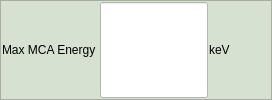
      <widget class="QFrame" name="frame_21">
       <property name="styleSheet">
        <string notr="true">background-color: rgb(215, 225, 210);</string>
       </property>
       <property name="frameShape">
        <enum>QFrame::StyledPanel</enum>
       </property>
       <property name="frameShadow">
        <enum>QFrame::Raised</enum>
       </property>
       <layout class="QGridLayout" name="gridLayout_73">
        <property name="leftMargin">
         <number>1</number>
        </property>
        <property name="topMargin">
         <number>1</number>
        </property>
        <property name="rightMargin">
         <number>1</number>
        </property>
        <property name="bottomMargin">
         <number>1</number>
        </property>
        <property name="spacing">
         <number>1</number>
        </property>
        <item row="0" column="0">
         <widget class="QLabel" name="label_47">
          <property name="text">
           <string>Max MCA Energy </string>
          </property>
         </widget>
        </item>
        <item row="0" column="1">
         <widget class="QLineEdit" name="MaxMCAEnergyInput">
          <property name="sizePolicy">
           <sizepolicy hsizetype="Preferred" vsizetype="Preferred">
            <horstretch>0</horstretch>
            <verstretch>0</verstretch>
           </sizepolicy>
          </property>
          <property name="styleSheet">
           <string notr="true">background-color: rgb(255, 255, 255);</string>
          </property>
          <property name="alignment">
           <set>Qt::AlignRight|Qt::AlignTrailing|Qt::AlignVCenter</set>
          </property>
         </widget>
        </item>
        <item row="0" column="2">
         <widget class="QLabel" name="label_54">
          <property name="text">
           <string>keV</string>
          </property>
         </widget>
        </item>
        <item row="0" column="3">
         <spacer name="horizontalSpacer_2">
          <property name="orientation">
           <enum>Qt::Horizontal</enum>
          </property>
          <property name="sizeHint" stdset="0">
           <size>
            <width>40</width>
            <height>20</height>
           </size>
          </property>
         </spacer>
        </item>
       </layout>
      </widget>
